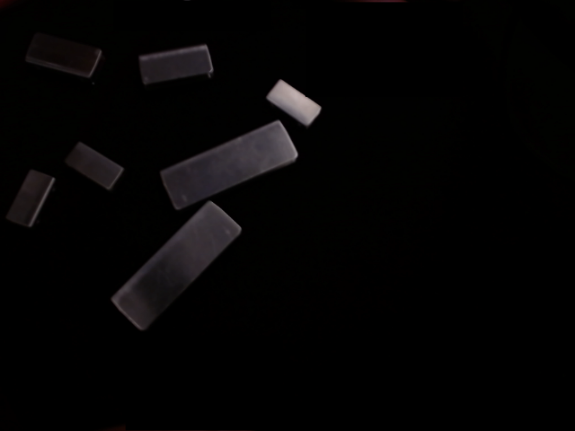
#> input picture image3.png, 575 x 431 px, given in place of the camera
$ python demo.py   (older library calls are emulated)
#> lines starting #> are read from the running program, lines starting #| are printed output that depends on the picture; after the words box and inside, x2 and y2 are one past the last pixel; in counts of white or black regions, pixels touching at a corner belong together; long printed decimals are rounded
### pipeline.py
import cv2
import numpy as np
import matplotlib.pyplot as plt

import sys

#image = cv2.imread(sys.argv[1])


#take a picture

def pipeline(debug_show = False):

#> called with debug_show = True
    camera = cv2.VideoCapture(0)

    #camera settigs ids:
    # - brightness: 10
    # - contrast: 11
    # - saturation: 12
    # - hue: 13
    # - gain: 14
    # - exposure: 15

    camera.set(10, 130)
    camera.set(11, 50)
    camera.set(15, 255)

    return_value, image = camera.read()
#> image is the input picture: shape (431, 575, 3); mean B, G, R 4.2, 4.1, 4.8

    #use calibration.npz file to undistort image

    calibration = np.load('calibration.npz')
#> (reads calibration.npz from the repository)
    mtx = calibration['mtx']
    dist = calibration['dist']

    rvecs = calibration['rvecs']
    tvecs = calibration['tvecs']

    image = cv2.undistort(image, mtx, dist, None, mtx)


    x1, y1 = 188, 18
    x2, y2 = 440, 31
    x3, y3 = 443, 203
    x4, y4 = 173, 196

    base_x1, base_y1 = 313.34, -145.6
    base_x2, base_y2 = 319.8, 154.69
    base_x3, base_y3 = 528.5, 148.82
    base_x4, base_y4 = 519.5, -147.40

    #draw base points

    #let base be 1000x1000 image
    base_image = np.zeros((1000, 1000, 3), dtype=np.uint8)
    if debug_show:
        #draw base points on base image
        cv2.circle(base_image, (int(base_x1 + 00), int(base_y1 + 500)), 3, (255, 0, 0, 1), -1)
        cv2.circle(base_image, (int(base_x2 + 00), int(base_y2 + 500)), 3, (255, 0, 0, 1), -1)
#> base_image: shape (1000, 1000, 3); mean of channels 0, 1, 2 0, 0, 0
        cv2.circle(base_image, (int(base_x3 + 00), int(base_y3 + 500)), 3, (255, 0, 0, 1), -1)
#> base_image: shape (1000, 1000, 3); mean of channels 0, 1, 2 0, 0, 0
        cv2.circle(base_image, (int(base_x4 + 00), int(base_y4 + 500)), 3, (255, 0, 0, 1), -1)
#> base_image: shape (1000, 1000, 3); mean of channels 0, 1, 2 0, 0, 0


    cropping_points = np.array([[x1, y1], [x2, y2], [x3, y3], [x4, y4]], dtype=np.int32)

    w, h = 300, 210

    pts1 = np.float32([[x1, y1], [x2, y2], [x3, y3], [x4, y4]])
    pts2 = np.float32([[0, 0], [w, 0], [w, h], [0, h]])

    matrix = cv2.getPerspectiveTransform(pts1, pts2)

    image_cropped = cv2.warpPerspective(image, matrix, (w, h))
    image_segments = image_cropped.copy()

    if debug_show:
        cv2.imshow('image_cropped', image_cropped)


    grey = cv2.cvtColor(image_cropped, cv2.COLOR_BGR2GRAY)


    #get treshold value using otsu

    #_, tresholded = cv2.threshold(grey, 0, 255, cv2.THRESH_BINARY + cv2.THRESH_OTSU)
    #tresholded = cv2.adaptiveThreshold(grey, 255, cv2.ADAPTIVE_THRESH_GAUSSIAN_C, cv2.THRESH_BINARY, 11, 2)

    min_brightness = grey.min()
#> min_brightness = 0
    grey = grey - min_brightness
    tresholded = np.where(grey > 3, 255, 0).astype(np.uint8)
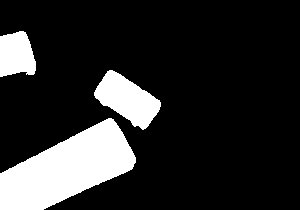
#> tresholded: shape (210, 300); 16.7% white; 3 white regions, box (x1, y1, x2, y2) and area: (0, 118, 136, 210) 7054, (94, 70, 161, 130) 2149, (0, 31, 36, 77) 1339

    kernel = np.ones((3, 3), np.uint8)
    eroded = cv2.erode(tresholded, kernel, iterations=1)
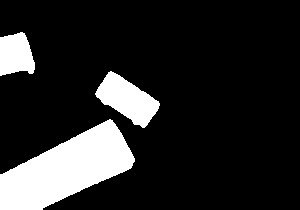
#> eroded: shape (210, 300); 15.5% white; 3 white regions, box (x1, y1, x2, y2) and area: (0, 119, 135, 210) 6680, (95, 71, 160, 128) 1897, (0, 32, 35, 76) 1210
    dilated = cv2.dilate(eroded, kernel, iterations=1)
#> dilated: shape (210, 300); 16.7% white; 3 white regions, box (x1, y1, x2, y2) and area: (0, 118, 136, 210) 7054, (94, 70, 161, 129) 2145, (0, 31, 36, 77) 1337


    segmented = cv2.connectedComponentsWithStats(dilated, 8, cv2.CV_32S)

    centers = segmented[3]
#> centers = [[164.9, 97.43], [15.97, 54.34], [127.1, 98.98], [66.88, 168.3]]
    centers = centers.astype(int)
#> centers = [[164, 97], [15, 54], [127, 98], [66, 168]]

    masks = []
    objects = []

    for i, center in enumerate(centers):

        if i == 0:
            continue

        area = segmented[2][i][4]

        mask = np.zeros_like(dilated)
        mask[segmented[1] == i] = 255

        #find outer contour of mask
        contours, hierarchy = cv2.findContours(mask, cv2.RETR_TREE, cv2.CHAIN_APPROX_SIMPLE)

        for c in contours:

            contour_area = cv2.contourArea(c)

            if contour_area < 100:
                continue

            x, y, w, h = cv2.boundingRect(c)

            #cv2.rectangle(image, (x, y), (x+w, y+h), (0, 255, 0), 2)

            rect = cv2.minAreaRect(c)

            angle = rect[2]
            center_x, center_y = rect[0]
            width, height = rect[1]

            #get global coordinates of center by interpolating between base points

            # 0,0 is base_x1, base_y1
            # w,0 is base_x2, base_y2
            # w,h is base_x3, base_y3
            # 0,h is base_x4, base_y4


            x = center_x / 300
            y = center_y / 210

            b_w = base_y2 - base_y1
            b_h = base_x4 - base_x1

            #print("base width: " + str(base_y2 - base_y1))
            #print("base height: " + str(base_x4 - base_x1))

            global_center_y = base_y1 + b_w * x
            global_center_x = base_x1 + b_h * y

            if debug_show:
                cv2.circle(base_image, (int(global_center_x), int(global_center_y + 500)), 3, (0, 0, 255, 1), -1)

            if height > width:
                angle += 90

            #draw min area rectangle

            box = cv2.boxPoints(rect)
            box = np.int0(box)


            sizes = {
                200: (0, 0, 255),
                410: (0, 255, 0),
                600: (255, 0, 0)
            }

            #find nearest number for area from 200, 400, 600

            nearest = min(sizes.keys(), key=lambda x: abs(x - area))

            color = sizes[nearest]

            cv2.drawContours(image_segments, [box], 0, color, 2)


            cv2.circle(image_cropped, (int(center_x), int(center_y)), 3, (0, 0, 255, 1), -1)
            cv2.drawContours(image_cropped, [box], 0, color, 2)


            # draw line to show angle
            x1 = int(center_x)
            y1 = int(center_y)
            x2 = int(center_x + 30 * np.cos(angle * np.pi / 180))
            y2 = int(center_y + 30 * np.sin(angle * np.pi / 180))

            cv2.line(image_cropped, (x1, y1), (x2, y2), (255, 255, 255), 2)

            # transform center to original image
            cent = np.array([[center_x, center_y]], dtype=np.float32)
            cent = np.array([cent])

            matrix_inv = cv2.getPerspectiveTransform(pts2, pts1)
            cent = cv2.perspectiveTransform(cent, matrix_inv)

            center_x, center_y = cent[0][0]

            objects.append((global_center_x, global_center_y, angle, width, height, area))


        masks.append(mask)
#> this loop made 4 passes
#> (center, area) on passes 2 to 4: ([15, 54], 1337), ([127, 98], 2145), ([66, 168], 7054)
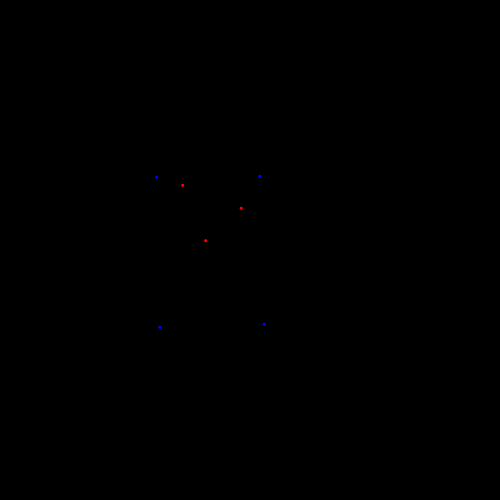
#> base_image: shape (1000, 1000, 3) (shown at 1/2 size); mean of channels 0, 1, 2 0, 0, 0; drawn as B, G, R
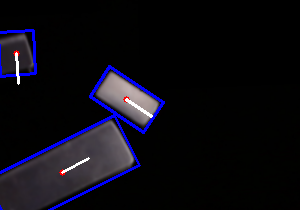
#> image_cropped: shape (210, 300, 3); mean B, G, R 19.2, 11.4, 12.7
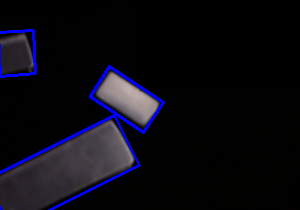
#> image_segments: shape (210, 300, 3); mean B, G, R 18.5, 10.7, 11.8
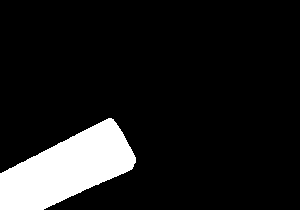
#> mask: shape (210, 300); 11.2% white; 1 white region, box (x1, y1, x2, y2) and area: (0, 118, 136, 210) 7054
#> after the loop, masks = 3 items; objects = [(365.5, -129.1, 86.31, 35.89, 43.81, 1337), (411.1, -18.67, 33.69, 35.5, 64.62, 2145), (482.4, -83.44, -26.57, 144, 55.9, 7054)]


    #unwarp cropping

    matrix_inv = cv2.getPerspectiveTransform(pts2, pts1)
#> matrix_inv = [[0.895, -0.127, 188], [0.0472, 0.785, 18], [0.000125, -0.000319, 1]]

    image_cropped = cv2.warpPerspective(image_cropped, matrix_inv, (image.shape[1], image.shape[0]))
#> image_cropped: shape (431, 575, 3)

    image = np.where(image_cropped > 0, image_cropped, image)

    for p in cropping_points:
        cv2.circle(image, (p[0], p[1]), 3, (255, 0, 0, 1), -1)
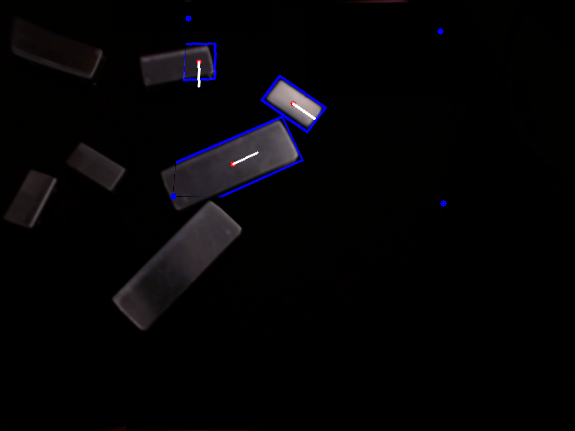
#> image: shape (431, 575, 3); mean B, G, R 5.8, 4.3, 5

    #for o in objects:
    #    x, y, angle, width, height, area = o
    #    cv2.circle(image, (int(x), int(y)), 3, (255, 0, 0, 1), -1) #check if reverse transformation is correct

    if debug_show:
        cv2.imshow('segments', image_segments)
        cv2.imshow('base_image', base_image)
        cv2.imshow('image', image)

    camera.release()


    return image, objects


def demo():

    while True:
        image, objects = pipeline(debug_show = True)

        #cv2.imshow('image', image)

        #print(np.array(objects))
        #print()


        for o in objects:
            x, y, angle, width, height, area = o
            print(x, y)
#> this loop made 3 passes
#| 365.481 -129.077
#| 411.058 -18.670
#| 482.391 -83.440

        print()
        if cv2.waitKey(1) & 0xFF == ord('q'):
#> (key q is pressed here)
            break

### demo.py
import cv2
import numpy as np
import matplotlib.pyplot as plt

import sys


from pipeline import pipeline, demo
from TcpIP_client import Robot

import time


demo()
